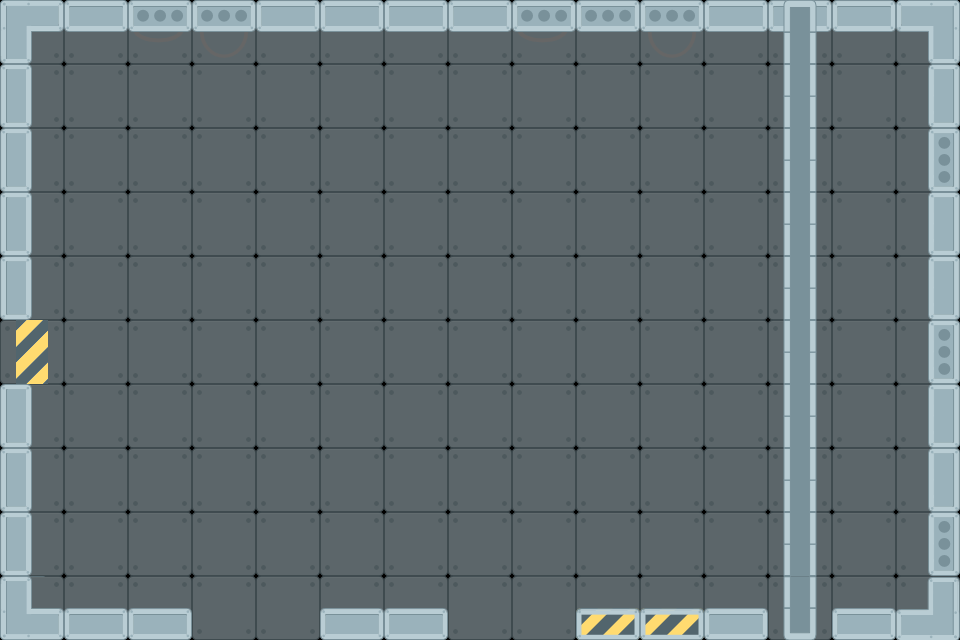

Rendered tile map (Tiled .tmx) drawn with the repository's tilesets; below, a short description and the map source with its tile grids summarised:
An orthogonal 15x10 tile map with 64x64 px tiles, 3 tile layers (background, floor, env) and 20 objects (6x light_soft, light_triangle, robot).

<map version="1.0" orientation="orthogonal" renderorder="right-down" width="15" height="10" tilewidth="64" tileheight="64" nextobjectid="91">
 <tileset firstgid="1" name="tiles" tilewidth="64" tileheight="64" tilecount="128" columns="16">
  <image source="../tiles.png" width="1024" height="512" />
 </tileset>
 <layer name="background" width="15" height="10" opacity="0.5">
  <data>[150 cells, 150 non-empty, 1 distinct tile ids]</data>
 </layer>
 <layer name="floor" width="15" height="10">
  <data>[150 cells, 58 non-empty, 21 distinct tile ids]</data>
 </layer>
 <layer name="env" width="15" height="10">
  <data>[150 cells, 10 non-empty, 3 distinct tile ids]</data>
 </layer>
 <objectgroup name="obstacles">
  <object id="1" x="2" y="-2" width="26" height="640" />
  <object id="2" x="930" y="2" width="26" height="640" />
  <object id="3" x="2" y="4" width="956" height="22" />
  <object id="5" x="4" y="612" width="952" height="28" />
  <object id="66" x="28" y="340" width="673.333" height="30.6667" />
 </objectgroup>
 <objectgroup name="elevators">
  <object id="7" x="736" y="613.333" width="128" height="48">
   <properties>
    <property name="direction" value="0,1" />
    <property name="maxDistance" value="2.8" />
    <property name="name" value="e1" />
   </properties>
  </object>
 </objectgroup>
 <objectgroup name="switches">
  <object id="54" x="639.333" y="448" width="64" height="64">
   <properties>
    <property name="enabled" value="true" />
    <property name="name" value="s1" />
    <property name="target" value="e1" />
   </properties>
  </object>
 </objectgroup>
 <objectgroup name="doors">
  <object id="68" x="64" y="146.667" width="128" height="192">
   <properties>
    <property name="levelId" value="2" />
   </properties>
  </object>
 </objectgroup>
 <objectgroup name="lights" visible="0">
  <object id="73" name="light_soft" x="518.667" y="153.333" width="64" height="64">
   <properties>
    <property name="alpha" value="0.05" />
    <property name="color" value="0xffE0F7FA" />
    <property name="height" value="700" />
    <property name="type" value="soft" />
    <property name="width" value="700" />
   </properties>
  </object>
  <object id="74" name="light_soft" x="134.667" y="153.333" width="64" height="64">
   <properties>
    <property name="alpha" value="0.05" />
    <property name="color" value="0xffE0F7FA" />
    <property name="height" value="700" />
    <property name="type" value="soft" />
    <property name="width" value="700" />
   </properties>
  </object>
  <object id="75" name="light_soft" x="326.667" y="153.333" width="64" height="64">
   <properties>
    <property name="alpha" value="0.05" />
    <property name="color" value="0xffE0F7FA" />
    <property name="height" value="700" />
    <property name="type" value="soft" />
    <property name="width" value="700" />
   </properties>
  </object>
  <object id="76" name="light_triangle" x="786" y="65" width="64" height="64">
   <properties>
    <property name="alpha" value="0.25" />
    <property name="color" value="0xffffffff" />
    <property name="height" value="1000" />
    <property name="type" value="triangle" />
    <property name="width" value="400" />
   </properties>
  </object>
  <object id="77" name="light_soft" x="319.667" y="446.333" width="64" height="64">
   <properties>
    <property name="alpha" value="0.05" />
    <property name="color" value="0xffE0F7FA" />
    <property name="height" value="500" />
    <property name="type" value="soft" />
    <property name="width" value="500" />
   </properties>
  </object>
  <object id="78" name="light_soft" x="127.667" y="446.333" width="64" height="64">
   <properties>
    <property name="alpha" value="0.05" />
    <property name="color" value="0xffE0F7FA" />
    <property name="height" value="500" />
    <property name="type" value="soft" />
    <property name="width" value="500" />
   </properties>
  </object>
  <object id="79" name="light_soft" x="511.667" y="446.333" width="64" height="64">
   <properties>
    <property name="alpha" value="0.05" />
    <property name="color" value="0xffE0F7FA" />
    <property name="height" value="500" />
    <property name="type" value="soft" />
    <property name="width" value="500" />
   </properties>
  </object>
 </objectgroup>
 <objectgroup name="players">
  <object id="80" name="robot" x="128" y="542" width="64" height="64" />
 </objectgroup>
 <objectgroup name="fans">
  <object id="81" x="320" y="64" width="64" height="64" />
  <object id="83" x="448" y="64" width="64" height="64" />
  <object id="89" x="448" y="384" width="64" height="64" />
  <object id="90" x="320" y="384" width="64" height="64" />
 </objectgroup>
</map>